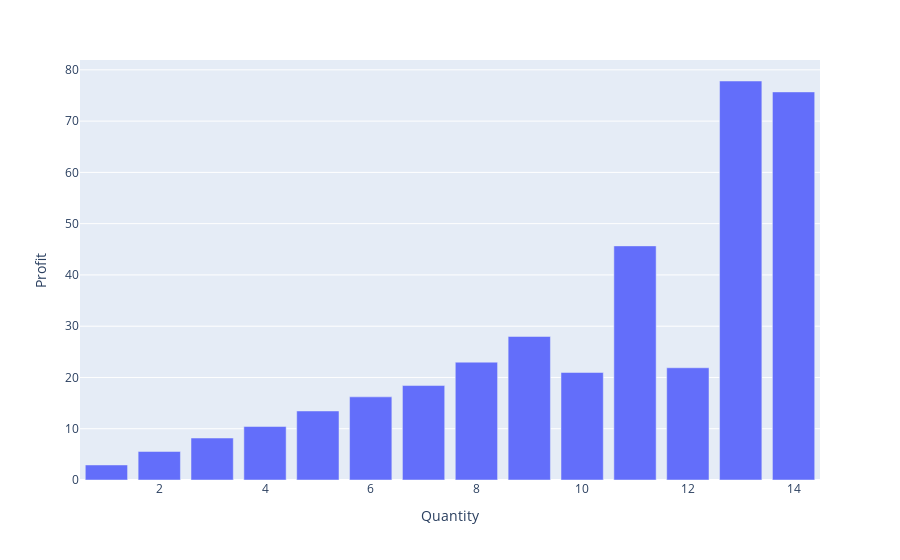

The code cell stored with this chart in its notebook:
### Markdown cell above
Pada kali ini kita memakai median dari Profit karena data tidak terdistribusi normal

### Code cell
quantityProfit = df[['Quantity', 'Profit']].copy()
quantityProfit = quantityProfit.groupby('Quantity')
quantityProfit = quantityProfit.median()
quantityProfit.reset_index(inplace=True)
px.bar(quantityProfit, x = 'Quantity', y = 'Profit')

### Figure 1 — Plotly figure (JSON) as saved in the notebook; plotly's stock layout.template omitted (floating-point values rounded to 4 significant figures)
{"data": [{"alignmentgroup": "True", "hovertemplate": "Quantity=%{x}<br>Profit=%{y}<extra></extra>", "legendgroup": "", "marker": {"color": "#636efa", "pattern": {"shape": ""}}, "name": "", "offsetgroup": "", "orientation": "v", "showlegend": false, "textposition": "auto", "type": "bar", "x": [1, 2, 3, 4, 5, 6, 7, 8, 9, 10, 11, 12, 13, 14], "xaxis": "x", "y": [2.934, 5.565, 8.188, 10.43, 13.46, 16.22, 18.42, 22.98, 27.99, 20.98, 45.66, 21.89, 77.82, 75.7], "yaxis": "y"}], "layout": {"barmode": "relative", "legend": {"tracegroupgap": 0}, "margin": {"t": 60}, "xaxis": {"anchor": "y", "domain": [0, 1], "title": {"text": "Quantity"}}, "yaxis": {"anchor": "x", "domain": [0, 1], "title": {"text": "Profit"}}}}
